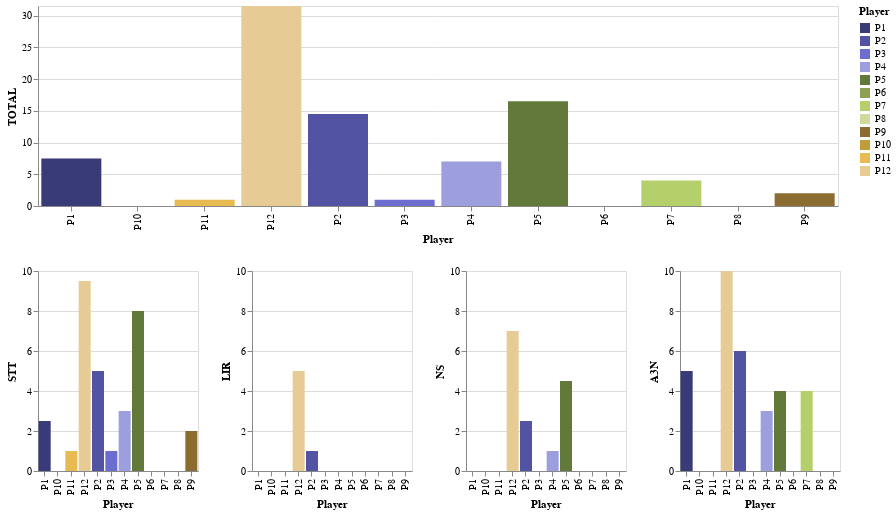

The notebook cell saved with this chart:
### Markdown cell above
### Detailed Charts

### Code cell
#collapse-hide
dt9_8 = pd.read_csv("/home/rubens/papers_briefing/csvs/map9x8.csv")
selector = alt.selection_single(empty='all', fields=['Player'])
l = dt9_8['Player'].tolist()
color_scale = alt.Scale(domain=l,scheme="category20b")
base = alt.Chart(dt9_8).properties(
    width=800,
    height=200
).add_selection(selector)

points = base.mark_bar(filled=True, size=60).encode(
    x=alt.X('Player:N'),
    y=alt.Y('TOTAL:Q',            
            scale=alt.Scale(domain=[0,max(dt9_8['TOTAL'].tolist())])),
    tooltip=['Test:N','Type:N'],
    color=alt.condition(selector,
                        'Player:N',
                        alt.value('lightgray'),
                        scale=color_scale),
)

hists = base.mark_bar(opacity=1.0, thickness=100).encode(
    x=alt.X('Player:N'),
    y=alt.Y('STT:Q',
            stack=None,
            scale=alt.Scale(domain=[0,10])),
    color=alt.Color('Player:N',
                    scale=color_scale),
    tooltip=['Code:N']
).transform_filter(
    selector
).properties(
    width=160,
    height=200
)

hists2 = base.mark_bar(opacity=1.0, thickness=100).encode(
    x=alt.X('Player:N'),
    y=alt.Y('LIR:Q',
            stack=None,
            scale=alt.Scale(domain=[0,10])),
    color=alt.Color('Player:N',
                    scale=color_scale),
    tooltip=['Code:N']
).transform_filter(
    selector
).properties(
    width=160,
    height=200
)

hists3 = base.mark_bar(opacity=1.0, thickness=80).encode(
    x=alt.X('Player:N'),
    y=alt.Y('NS:Q',
            stack=None,
            scale=alt.Scale(domain=[0,10])),
    color=alt.Color('Player:N',
                    scale=color_scale),
    tooltip=['Code:N']
).transform_filter(
    selector
).properties(
    width=160,
    height=200
)

hists4 = base.mark_bar(opacity=1.0, thickness=80).encode(
    x=alt.X('Player:N'),
    y=alt.Y('A3N:Q',
            stack=None,
            scale=alt.Scale(domain=[0,10])),
    color=alt.Color('Player:N',
                    scale=color_scale),
    tooltip=['Code:N']
).transform_filter(
    selector
).properties(
    width=160,
    height=200
)

alt.vconcat(points , hists | hists2 | hists3 | hists4)

### Figure 1 — Vega-Lite specification as saved in the notebook (floating-point values rounded to 4 significant figures)
{"config": {"view": {"continuousWidth": 400, "continuousHeight": 300}}, "vconcat": [{"mark": {"type": "bar", "filled": true, "size": 60}, "encoding": {"color": {"condition": {"type": "nominal", "field": "Player", "scale": {"domain": ["P1", "P2", "P3", "P4", "P5", "P6", "P7", "P8", "P9", "P10", "P11", "P12"], "scheme": "category20b"}, "selection": "selector074"}, "value": "lightgray"}, "tooltip": [{"type": "nominal", "field": "Test"}, {"type": "nominal", "field": "Type"}], "x": {"type": "nominal", "field": "Player"}, "y": {"type": "quantitative", "field": "TOTAL", "scale": {"domain": [0, 31.5]}}}, "height": 200, "selection": {"selector074": {"type": "single", "empty": "all", "fields": ["Player"]}}, "width": 800}, {"hconcat": [{"mark": {"type": "bar", "opacity": 1.0, "thickness": 100}, "encoding": {"color": {"type": "nominal", "field": "Player", "scale": {"domain": ["P1", "P2", "P3", "P4", "P5", "P6", "P7", "P8", "P9", "P10", "P11", "P12"], "scheme": "category20b"}}, "tooltip": [{"type": "nominal", "field": "Code"}], "x": {"type": "nominal", "field": "Player"}, "y": {"type": "quantitative", "field": "STT", "scale": {"domain": [0, 10]}, "stack": null}}, "height": 200, "selection": {"selector074": {"type": "single", "empty": "all", "fields": ["Player"]}}, "transform": [{"filter": {"selection": "selector074"}}], "width": 160}, {"mark": {"type": "bar", "opacity": 1.0, "thickness": 100}, "encoding": {"color": {"type": "nominal", "field": "Player", "scale": {"domain": ["P1", "P2", "P3", "P4", "P5", "P6", "P7", "P8", "P9", "P10", "P11", "P12"], "scheme": "category20b"}}, "tooltip": [{"type": "nominal", "field": "Code"}], "x": {"type": "nominal", "field": "Player"}, "y": {"type": "quantitative", "field": "LIR", "scale": {"domain": [0, 10]}, "stack": null}}, "height": 200, "selection": {"selector074": {"type": "single", "empty": "all", "fields": ["Player"]}}, "transform": [{"filter": {"selection": "selector074"}}], "width": 160}, {"mark": {"type": "bar", "opacity": 1.0, "thickness": 80}, "encoding": {"color": {"type": "nominal", "field": "Player", "scale": {"domain": ["P1", "P2", "P3", "P4", "P5", "P6", "P7", "P8", "P9", "P10", "P11", "P12"], "scheme": "category20b"}}, "tooltip": [{"type": "nominal", "field": "Code"}], "x": {"type": "nominal", "field": "Player"}, "y": {"type": "quantitative", "field": "NS", "scale": {"domain": [0, 10]}, "stack": null}}, "height": 200, "selection": {"selector074": {"type": "single", "empty": "all", "fields": ["Player"]}}, "transform": [{"filter": {"selection": "selector074"}}], "width": 160}, {"mark": {"type": "bar", "opacity": 1.0, "thickness": 80}, "encoding": {"color": {"type": "nominal", "field": "Player", "scale": {"domain": ["P1", "P2", "P3", "P4", "P5", "P6", "P7", "P8", "P9", "P10", "P11", "P12"], "scheme": "category20b"}}, "tooltip": [{"type": "nominal", "field": "Code"}], "x": {"type": "nominal", "field": "Player"}, "y": {"type": "quantitative", "field": "A3N", "scale": {"domain": [0, 10]}, "stack": null}}, "height": 200, "selection": {"selector074": {"type": "single", "empty": "all", "fields": ["Player"]}}, "transform": [{"filter": {"selection": "selector074"}}], "width": 160}]}], "data": {"name": "data-7a5ff3af314d73d2ee992b9d22571ef9"}, "$schema": "https://vega.github.io/schema/vega-lite/v4.8.1.json", "datasets": {"data-7a5ff3af314d73d2ee992b9d22571ef9": [{"Player": "P1", "STT": 2.5, "LIR": 0.0, "NS": 0.0, "A3N": 5.0, "TOTAL": 7.5, "Test": "L9x8-31696699", "Type": "LE", "Code": "train(Worker,19,EnemyDir)"}, {"Player": "P2", "STT": 5.0, "LIR": 1.0, "NS": 2.5, "A3N": 6.0, "TOTAL": 14.5, "Test": "L9x8-31696699", "Type": "LE", "Code": "attack(Worker,closest) train(Worker,6,Left) build(Base,3,Left) harvest(6)"}, {"Player": "P3", "STT": 1.0, "LIR": 0.0, "NS": 0.0, "A3N": 0.0, "TOTAL": 1.0, "Test": "L9x8-31696705", "Type": "ME", "Code": "harvest(2) for(u) (attack(Worker,closest,u) harvest(7,u) train(Worker,7,Left))"}, {"Player": "P4", "STT": 3.0, "LIR": 0.0, "NS": 1.0, "A3N": 3.0, "TOTAL": 7.0, "Test": "L9x8-31696705", "Type": "LE", "Code": "train(Worker,4,EnemyDir) for(u) (build(Base,3,Right,u) attack(Worker,closest,u) harvest(4,u))"}, {"Player": "P5", "STT": 8.0, "LIR": 0.0, "NS": 4.5, "A3N": 4.0, "TOTAL": 16.5, "Test": "L9-42849689", "Type": "LE", "Code": "for(u) (attack(Worker,closest,u) train(Worker,5,Left) build(Barrack,1,Right,u) harvest(9,u) moveaway(Worker,u))"}, {"Player": "P6", "STT": 0.0, "LIR": 0.0, "NS": 0.0, "A3N": 0.0, "TOTAL": 0.0, "Test": "L9-42849689", "Type": "MP", "Code": "for(u) (harvest(4,u) attack(Worker,closest,u) harvest(5,u) build(Base,2,Left,u)) for(u) (train(Worker,7,Right) harvest(5,u))"}, {"Player": "P7", "STT": 0.0, "LIR": 0.0, "NS": 0.0, "A3N": 4.0, "TOTAL": 4.0, "Test": "L9-42849689", "Type": "ME", "Code": "for(u) (harvest(8,u) moveaway(Worker,u) train(Worker,16,EnemyDir)) for(u) (build(Barrack,3,Up,u)) for(u) (attack(Worker,weakest,u))"}, {"Player": "P8", "STT": 0.0, "LIR": 0.0, "NS": 0.0, "A3N": 0.0, "TOTAL": 0.0, "Test": "L9-42849689", "Type": "LE", "Code": "for(u) (train(Worker,5,Up)) if(HaveQtdUnitsbyType(Ranged,8)) (build(Barrack,2,Right)) for(u) (attack(Worker,mostHealthy,u) harvest(8,u))"}, {"Player": "P9", "STT": 2.0, "LIR": 0.0, "NS": 0.0, "A3N": 0.0, "TOTAL": 2.0, "Test": "L9x8-31696705", "Type": "LE", "Code": "for(u) (train(Worker,5,Right)) for(u) (attack(Worker,lessHealthy,u) harvest(1,u) train(Ranged,13,Down) harvest(3,u) build(Barrack,2,Left,u))"}, {"Player": "P10", "STT": 0.0, "LIR": 0.0, "NS": 0.0, "A3N": 0.0, "TOTAL": 0.0, "Test": "L9x8-31696699", "Type": "ME", "Code": "for(u) (if(HaveUnitsToDistantToEnemy(Worker,4,u)) (build(Base,2,Down,u)) (harvest(1,u)) attack(Worker,lessHealthy,u) harvest(8,u)) for(u) (train(Worker,15,Right))"}, {"Player": "P11", "STT": 1.0, "LIR": 0.0, "NS": 0.0, "A3N": 0.0, "TOTAL": 1.0, "Test": "L9x8-31696699", "Type": "MP", "Code": "for(u) (train(Worker,4,Up) attack(Worker,lessHealthy,u) if(HaveQtdUnitsHarversting(1)) (build(Barrack,1,Down,u)) harvest(5,u) train(Heavy,3,EnemyDir) attack(Heavy,lessHealthy,u))"}, {"Player": "P12", "STT": 9.5, "LIR": 5.0, "NS": 7.0, "A3N": 10.0, "TOTAL": 31.5, "Test": "L9x8-31696705", "Type": "MP", "Code": "for(u) (train(Ranged,4,Up) harvest(6,u) train(Worker,6,Left)) build(Barrack,2,Right) attack(Ranged,closest) for(u) (moveToUnit(Worker,Ally,farthest,u)) moveToUnit(Ranged,Ally,lessHealthy)"}]}}
